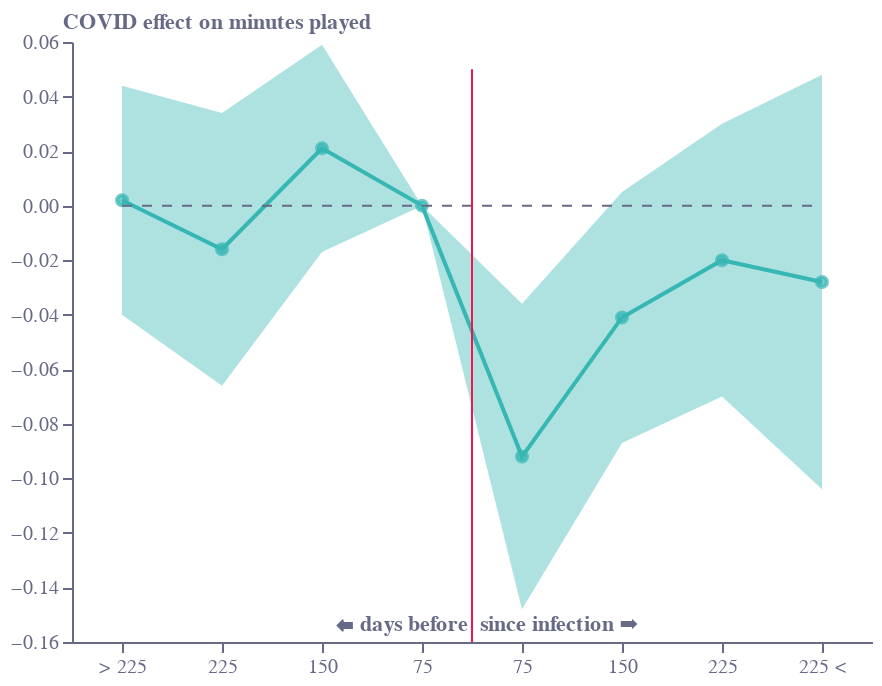

Notebook source saved alongside this figure:
### Code cell
base = alt.Chart(f2).encode(
    x=alt.X(
        "x:N",
        sort=[],
        axis=alt.Axis(
            grid=False,
            titleAlign="center",
            titleAnchor="middle",
            title="⬅ days before  since infection ➡",
            titleY=-15,
            titleX=207,
            labelColor=colors["eco-gray"],
            titleColor=colors["eco-gray"],
            tickColor=colors["eco-gray"],
            domainColor=colors["eco-gray"],
            tickCount=10,
            orient="bottom",
            labelAngle=0,
        ),
    )
)
line = base.mark_line(color=colors["eco-turquiose"]).encode(
    y=alt.Y(
        "y:Q",
        sort=[],
        axis=alt.Axis(
            grid=False,
            title="COVID effect on minutes played",
            titleX=-5,
            titleY=-5,
            titleBaseline="bottom",
            titleAngle=0,
            titleAlign="left",
            labelColor=colors["eco-gray"],
            titleColor=colors["eco-gray"],
            tickColor=colors["eco-gray"],
            domainColor=colors["eco-gray"],
        ),
        scale=alt.Scale(domain=[-0.16, 0.06]),
    )
)
points = line.mark_point(
    size=25, color=colors["eco-turquiose"], fill=colors["eco-turquiose"]
)
area = base.mark_area(opacity=0.4, color=colors["eco-turquiose"]).encode(
    y="e1:Q", y2="e2:Q"
)
axis1 = (
    alt.Chart(pd.DataFrame([{"x": "> 225", "y": 0}, {"x": "225 <", "y": 0}]))
    .mark_line(strokeWidth=1, strokeDash=[5, 5], color=colors["eco-gray"])
    .encode(x=alt.X("x:N", sort=[]), y="y:Q")
)
axis2 = (
    alt.Chart(pd.DataFrame([{"x": "75", "y": -0.16}, {"x": "75", "y": 0.05}]))
    .mark_line(strokeWidth=1, xOffset=25, color=colors["eco-dot"])
    .encode(x=alt.X("x:N", sort=[]), y="y:Q")
)
layer1 = (
    ((area + line + points + axis1 + axis2).properties(height=300, width=400))
    .configure_view(stroke=None)
    .properties(title="")
)
layer1.save("visualisation/" + f + ".json")
layer1.save("visualisation/" + f + ".png")
open("README.md", "a").write(readme)
layer1

### Figure 1 — Vega-Lite specification as saved in the notebook (floating-point values rounded to 4 significant figures)
{"config": {"view": {"continuousWidth": 400, "continuousHeight": 300, "stroke": null}}, "layer": [{"mark": {"type": "area", "color": "#36B7B4", "opacity": 0.4}, "encoding": {"x": {"type": "nominal", "axis": {"domainColor": "#676A86", "grid": false, "labelAngle": 0, "labelColor": "#676A86", "orient": "bottom", "tickColor": "#676A86", "tickCount": 10, "title": "⬅ days before  since infection ➡", "titleAlign": "center", "titleAnchor": "middle", "titleColor": "#676A86", "titleX": 207, "titleY": -15}, "field": "x", "sort": []}, "y": {"type": "quantitative", "field": "e1"}, "y2": {"field": "e2"}}}, {"mark": {"type": "line", "color": "#36B7B4"}, "encoding": {"x": {"type": "nominal", "axis": {"domainColor": "#676A86", "grid": false, "labelAngle": 0, "labelColor": "#676A86", "orient": "bottom", "tickColor": "#676A86", "tickCount": 10, "title": "⬅ days before  since infection ➡", "titleAlign": "center", "titleAnchor": "middle", "titleColor": "#676A86", "titleX": 207, "titleY": -15}, "field": "x", "sort": []}, "y": {"type": "quantitative", "axis": {"domainColor": "#676A86", "grid": false, "labelColor": "#676A86", "tickColor": "#676A86", "title": "COVID effect on minutes played", "titleAlign": "left", "titleAngle": 0, "titleBaseline": "bottom", "titleColor": "#676A86", "titleX": -5, "titleY": -5}, "field": "y", "scale": {"domain": [-0.16, 0.06]}, "sort": []}}}, {"mark": {"type": "point", "color": "#36B7B4", "fill": "#36B7B4", "size": 25}, "encoding": {"x": {"type": "nominal", "axis": {"domainColor": "#676A86", "grid": false, "labelAngle": 0, "labelColor": "#676A86", "orient": "bottom", "tickColor": "#676A86", "tickCount": 10, "title": "⬅ days before  since infection ➡", "titleAlign": "center", "titleAnchor": "middle", "titleColor": "#676A86", "titleX": 207, "titleY": -15}, "field": "x", "sort": []}, "y": {"type": "quantitative", "axis": {"domainColor": "#676A86", "grid": false, "labelColor": "#676A86", "tickColor": "#676A86", "title": "COVID effect on minutes played", "titleAlign": "left", "titleAngle": 0, "titleBaseline": "bottom", "titleColor": "#676A86", "titleX": -5, "titleY": -5}, "field": "y", "scale": {"domain": [-0.16, 0.06]}, "sort": []}}}, {"data": {"name": "data-78135e502b9e420b797d9eb9fadc3c1a"}, "mark": {"type": "line", "color": "#676A86", "strokeDash": [5, 5], "strokeWidth": 1}, "encoding": {"x": {"type": "nominal", "field": "x", "sort": []}, "y": {"type": "quantitative", "field": "y"}}}, {"data": {"name": "data-74623f02bdf24a777a4760c86f3813e6"}, "mark": {"type": "line", "color": "#F4134D", "strokeWidth": 1, "xOffset": 25}, "encoding": {"x": {"type": "nominal", "field": "x", "sort": []}, "y": {"type": "quantitative", "field": "y"}}}], "data": {"name": "data-c681e961a039777c2d7537aec1dd257a"}, "height": 300, "title": "", "width": 400, "$schema": "https://vega.github.io/schema/vega-lite/v4.8.1.json", "datasets": {"data-c681e961a039777c2d7537aec1dd257a": [{"x": "> 225", "y": 0.002, "e": 0.021, "e1": -0.04, "e2": 0.044}, {"x": "225", "y": -0.016, "e": 0.025, "e1": -0.066, "e2": 0.034}, {"x": "150", "y": 0.021, "e": 0.019, "e1": -0.017, "e2": 0.059}, {"x": "75", "y": 0.0, "e": 0.0, "e1": 0.0, "e2": 0.0}, {"x": " 75", "y": -0.092, "e": 0.028, "e1": -0.148, "e2": -0.036}, {"x": " 150", "y": -0.041, "e": 0.023, "e1": -0.087, "e2": 0.005}, {"x": " 225", "y": -0.02, "e": 0.025, "e1": -0.07, "e2": 0.03}, {"x": "225 <", "y": -0.028, "e": 0.038, "e1": -0.104, "e2": 0.048}], "data-78135e502b9e420b797d9eb9fadc3c1a": [{"x": "> 225", "y": 0}, {"x": "225 <", "y": 0}], "data-74623f02bdf24a777a4760c86f3813e6": [{"x": "75", "y": -0.16}, {"x": "75", "y": 0.05}]}}
